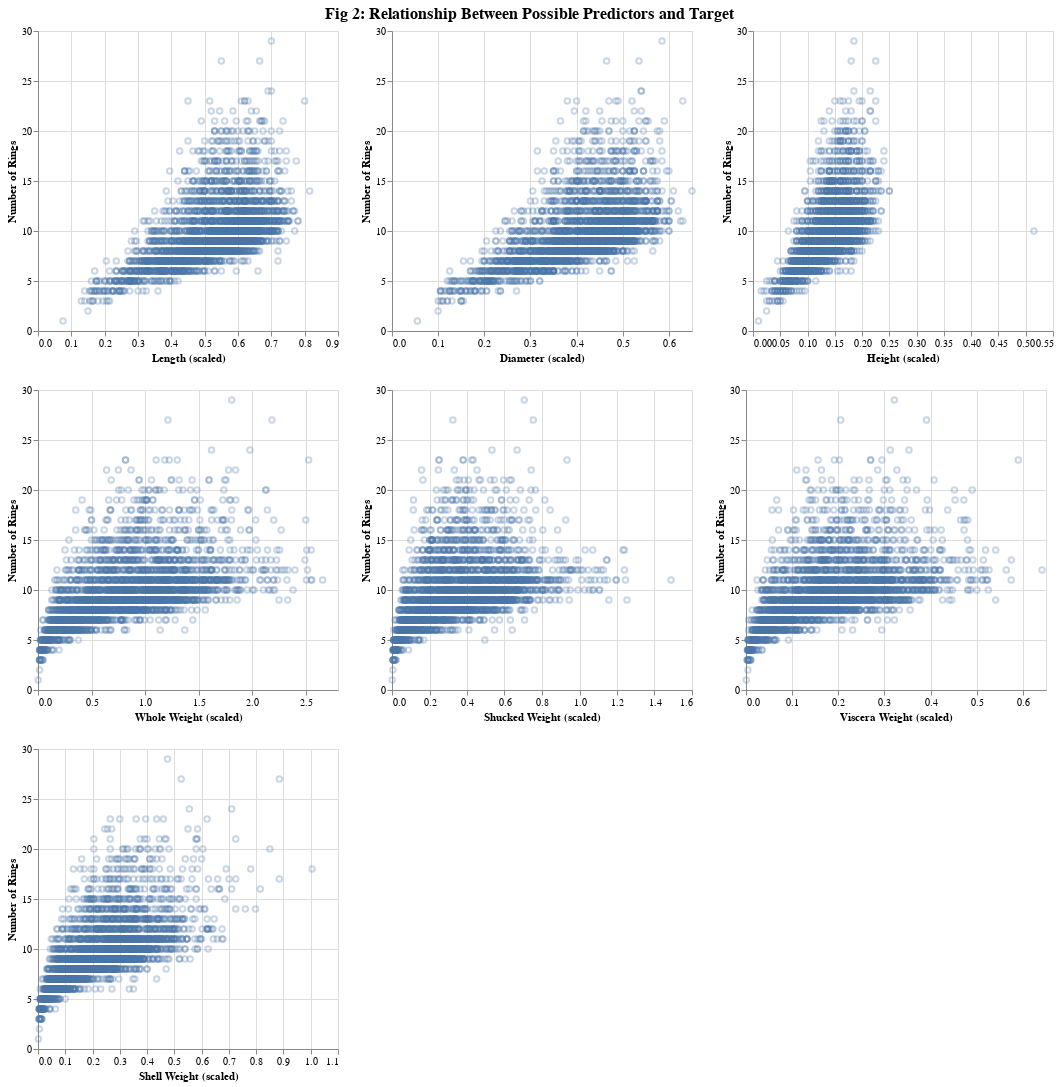

Notebook code cell kept with this figure:
### Markdown cell above
#### Relationship Between Possible Predictors and Target:

### Code cell
length_v_rings = alt.Chart(abalone_train).mark_point(opacity=0.3).encode(
    x = alt.X("length").title("Length (scaled)"),
    y = alt.Y("rings").title("Number of Rings")
)

diameter_v_rings = alt.Chart(abalone_train).mark_point(opacity=0.3).encode(
    x = alt.X("diameter").title("Diameter (scaled)"),
    y = alt.Y("rings").title("Number of Rings")
)

height_v_rings = alt.Chart(abalone_train).mark_point(opacity=0.3).encode(
    x = alt.X("height").title("Height (scaled)"),
    y = alt.Y("rings").title("Number of Rings")
)

weight_whole_v_rings = alt.Chart(abalone_train).mark_point(opacity=0.3).encode(
    x = alt.X("weight_whole").title("Whole Weight (scaled)"),
    y = alt.Y("rings").title("Number of Rings")
)

weight_shucked_v_rings = alt.Chart(abalone_train).mark_point(opacity=0.3).encode(
    x = alt.X("weight_shucked").title("Shucked Weight (scaled)"),
    y = alt.Y("rings").title("Number of Rings")
)

weight_viscera_v_rings = alt.Chart(abalone_train).mark_point(opacity=0.3).encode(
    x = alt.X("weight_viscera").title("Viscera Weight (scaled)"),
    y = alt.Y("rings").title("Number of Rings")
)

weight_shell_v_rings = alt.Chart(abalone_train).mark_point(opacity=0.3).encode(
    x = alt.X("weight_shell").title("Shell Weight (scaled)"),
    y = alt.Y("rings").title("Number of Rings")
)

alt.vconcat(
    alt.hconcat(length_v_rings, diameter_v_rings, height_v_rings),
    alt.hconcat(weight_whole_v_rings, weight_shucked_v_rings, weight_viscera_v_rings),
    weight_shell_v_rings
).properties(
    title={
        "text": "Fig 2: Relationship Between Possible Predictors and Target",
        "fontSize": 16,
        'anchor':'middle'
    }
)

### Figure 1 — Vega-Lite specification as saved in the notebook (floating-point values rounded to 4 significant figures; data arrays with more than 128 entries replaced by an {"elided": "..."} marker saying what was removed)
{"config": {"view": {"continuousWidth": 300, "continuousHeight": 300}}, "vconcat": [{"hconcat": [{"mark": {"type": "point", "opacity": 0.3}, "encoding": {"x": {"field": "length", "title": "Length (scaled)", "type": "quantitative"}, "y": {"field": "rings", "title": "Number of Rings", "type": "quantitative"}}}, {"mark": {"type": "point", "opacity": 0.3}, "encoding": {"x": {"field": "diameter", "title": "Diameter (scaled)", "type": "quantitative"}, "y": {"field": "rings", "title": "Number of Rings", "type": "quantitative"}}}, {"mark": {"type": "point", "opacity": 0.3}, "encoding": {"x": {"field": "height", "title": "Height (scaled)", "type": "quantitative"}, "y": {"field": "rings", "title": "Number of Rings", "type": "quantitative"}}}]}, {"hconcat": [{"mark": {"type": "point", "opacity": 0.3}, "encoding": {"x": {"field": "weight_whole", "title": "Whole Weight (scaled)", "type": "quantitative"}, "y": {"field": "rings", "title": "Number of Rings", "type": "quantitative"}}}, {"mark": {"type": "point", "opacity": 0.3}, "encoding": {"x": {"field": "weight_shucked", "title": "Shucked Weight (scaled)", "type": "quantitative"}, "y": {"field": "rings", "title": "Number of Rings", "type": "quantitative"}}}, {"mark": {"type": "point", "opacity": 0.3}, "encoding": {"x": {"field": "weight_viscera", "title": "Viscera Weight (scaled)", "type": "quantitative"}, "y": {"field": "rings", "title": "Number of Rings", "type": "quantitative"}}}]}, {"mark": {"type": "point", "opacity": 0.3}, "encoding": {"x": {"field": "weight_shell", "title": "Shell Weight (scaled)", "type": "quantitative"}, "y": {"field": "rings", "title": "Number of Rings", "type": "quantitative"}}}], "data": {"name": "data-7336bf2f91f1c41beacb9121b0df25b2"}, "title": {"text": "Fig 2: Relationship Between Possible Predictors and Target", "fontSize": 16, "anchor": "middle"}, "$schema": "https://vega.github.io/schema/vega-lite/v5.16.3.json", "datasets": {"data-7336bf2f91f1c41beacb9121b0df25b2": {"elided": "3132 records"}}}
